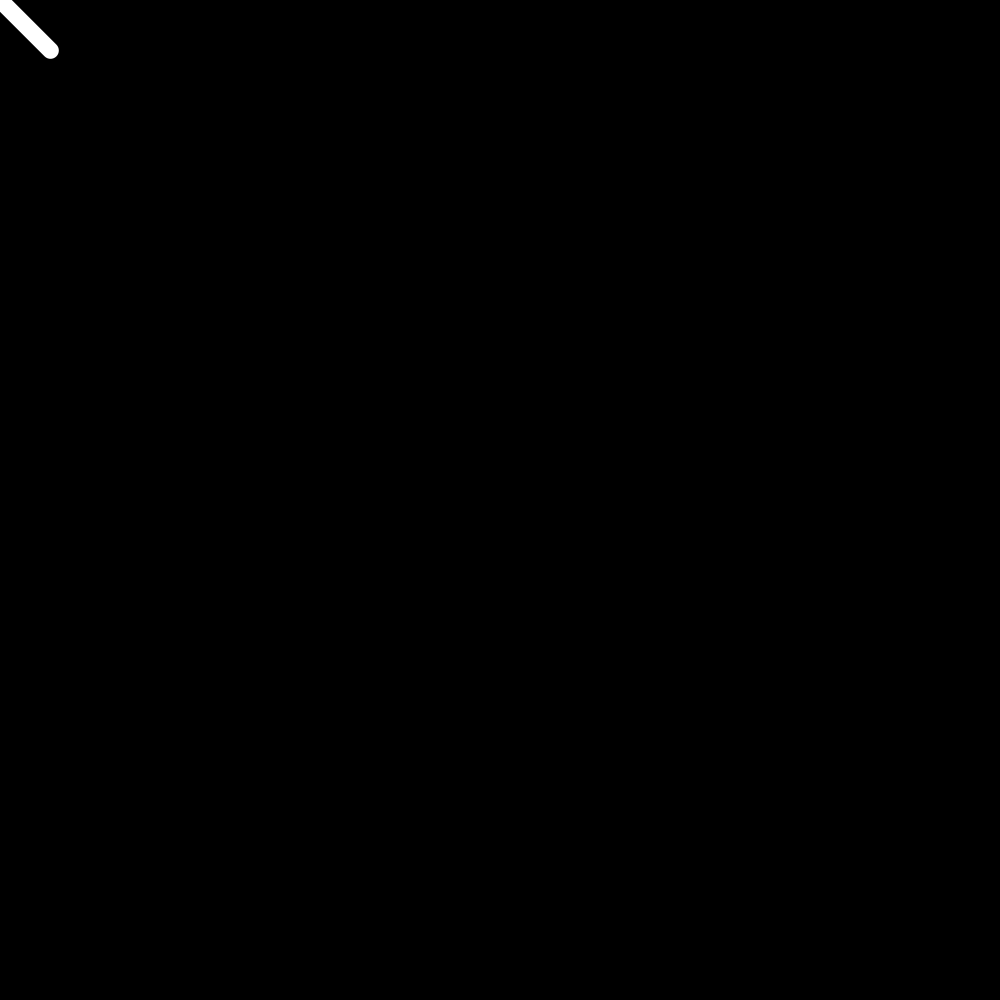
Frame 1 (no input)
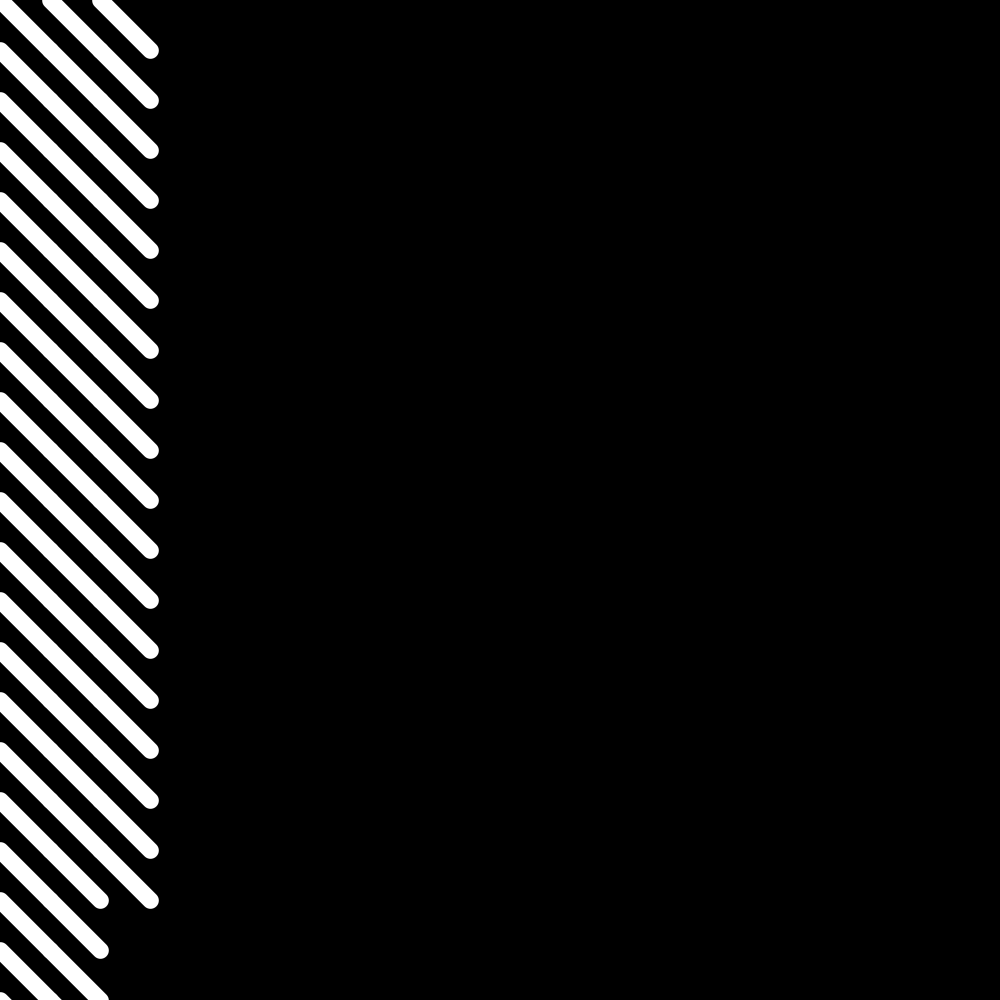
Frame 60 (the mouse pressed at the canvas centre just before this capture)
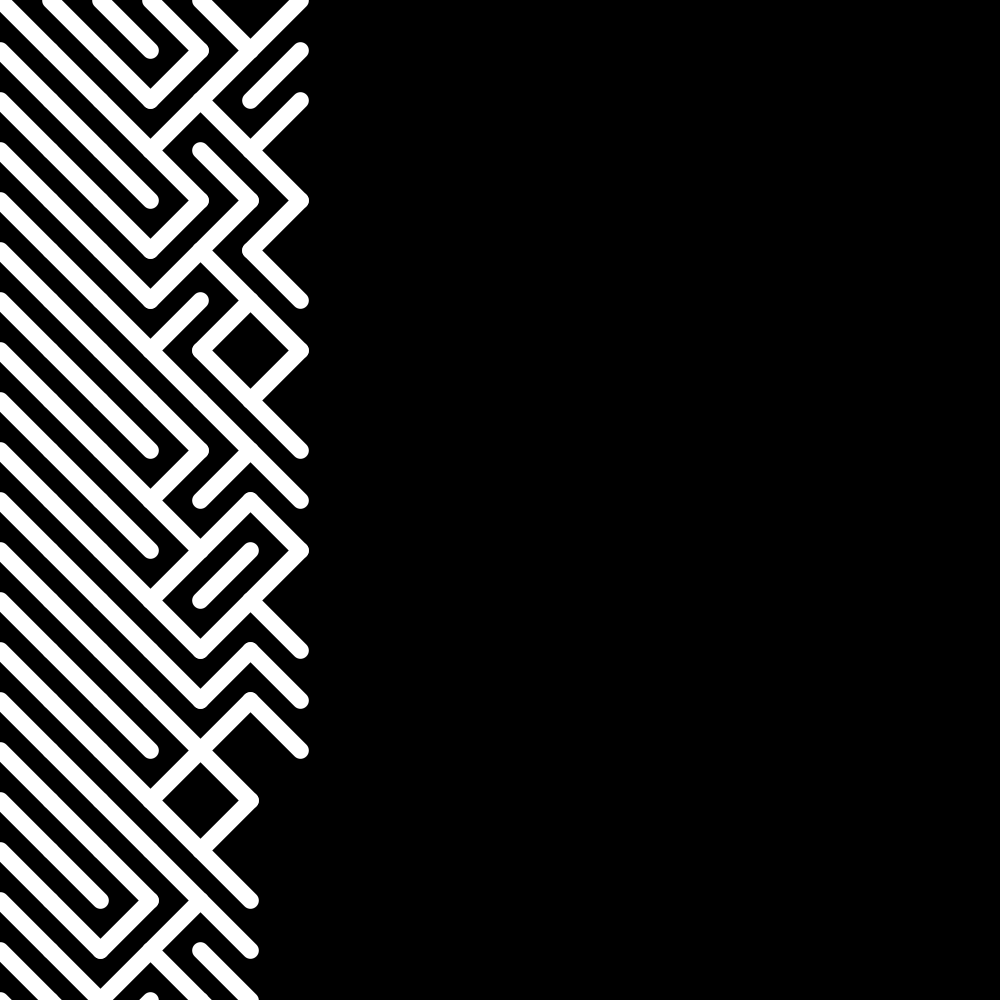
Frame 120 (the mouse held since frame 60 and released just before this capture)

The Processing sketch that drew these frames (run headless with seeded random() and noise(); from frame 60 on, the mouse is pressed at the canvas centre):

// Processing sketch: sketch_170926a_10print
// ── sketch_170926a_10print.pde
float x = 0 ;
float y = 0 ;
float s = 50;                      // size of lines

void setup(){
  size(1000,1000);
  background(0);
}

void draw(){
  strokeWeight(s/3);
  stroke(255);
  float  m = map(mouseY , 0,height, 0,1);
  if(random(1)>m) {
  line(x,y,x+s,y+s);
  }else{
    line(x,y+s,x+s,y);
  }
  
  y+= s ;
  if(y > width){
    y =0 ;
    x+= s ;
  }
  
}
